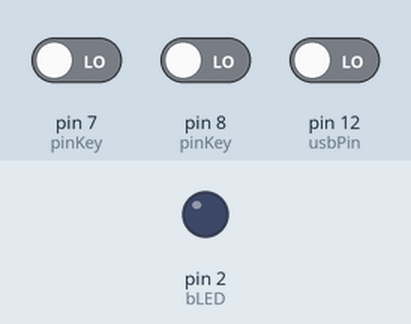
The sketch below on a simulated Arduino Leonardo, built with avr-gcc and run on an emulated ATmega32U4. Parts: output pins drawn as LEDs (lit = HIGH). Dashed ring = blinking. The inputs (shaded band) are chosen by the test bench; at power-on: pin 12 (usbPin) LOW, pin 7 (pinKey) LOW, pin 8 (pinKey) LOW.

Above: at 1.2 s.
1.3 s: pin 12 (usbPin) driven HIGH
At 1.6 s:
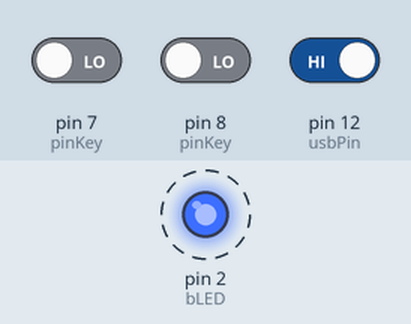
4.3 s: pin 12 (usbPin) driven LOW
At 5.3 s:
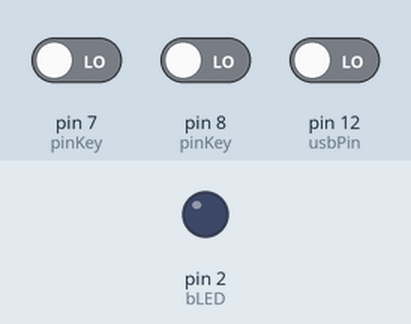
Timing chart, 0 to 7.3 s (numbered marks = the images above; inputs shaded):
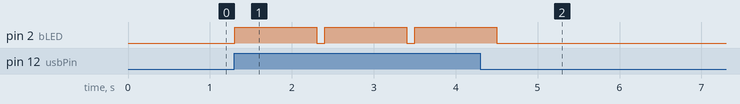

The sketch:

BLEkeyboard.ino
```cpp
#include <Keyboard.h>
#include <ArduinoBLE.h>
//#include <SPI.h>
#include <SD.h>
#include <DS3232RTC.h>
//#include <TimeLib.h>

DS3232RTC myRTC;
File logger;

// On/off bluetooth: pin D4 == high is Bluetooth ON
volatile static int bDisconnected = 0;
const int batPin = 4;
const int usbPin = 12;
const int bLED = 2;


typedef struct pinKey_t{
    uint8_t pin;
    const uint8_t key;
    char keyLiteral;
    uint8_t pinStateLast;
} pinKey_t;

//setting up values for pins based on the typedef struct
pinKey_t pinKey[] = {
    { 7, '\n', 'a', 0 }, // Pin 2 sends a
    { 8, ' ', 'b', 0 },// Pin 3 sends b
};

typedef struct keyboard_report_t {
    uint8_t report_id;
    uint8_t modifiers;
    uint8_t reserved;
    uint8_t key_codes[6];
} keyboard_report_t;

keyboard_report_t kbd_report;

uint8_t report_descriptor[] = {
    0x05, 0x01,                    // USAGE_PAGE (Generic Desktop)
    0x09, 0x06,                    // USAGE (Keyboard)
    0xa1, 0x01,                    // COLLECTION (Application)
    0x85, 0x01,                    //   REPORT_ID (1)
    0x05, 0x07,                    //   USAGE_PAGE (Keyboard)
    0x19, 0x01,                    //   USAGE_MINIMUM
    0x29, 0x7f,                    //   USAGE_MAXIMUM
    0x15, 0x00,                    //   LOGICAL_MINIMUM (0)
    0x25, 0x01,                    //   LOGICAL_MAXIMUM (1)
    0x75, 0x01,                    //   REPORT_SIZE (1)
    0x95, 0x08,                    //   REPORT_COUNT (8)
    0x81, 0x02,                    //   INPUT (Data,Var,Abs)
    0x95, 0x01,                    //   REPORT_COUNT (1)
    0x75, 0x08,                    //   REPORT_SIZE (8)
    0x81, 0x01,                    //   INPUT (Cnst,Ary,Abs)
    0x95, 0x05,                    //   REPORT_COUNT (5)
    0x75, 0x01,                    //   REPORT_SIZE (1)
    0x05, 0x08,                    //   USAGE_PAGE (LEDs)
    0x19, 0x01,                    //   USAGE_MINIMUM (Num Lock)
    0x29, 0x05,                    //   USAGE_MAXIMUM (Kana)
    0x91, 0x02,                    //   OUTPUT (Data,Var,Abs)
    0x95, 0x01,                    //   REPORT_COUNT (1)
    0x75, 0x03,                    //   REPORT_SIZE (3)
    0x91, 0x01,                    //   OUTPUT (Cnst,Ary,Abs)
    0x95, 0x06,                    //   REPORT_COUNT (6)
    0x75, 0x08,                    //   REPORT_SIZE (8)
    0x15, 0x00,                    //   LOGICAL_MINIMUM (0)
    0x25, 0x65,                    //   LOGICAL_MAXIMUM (101)
    0x05, 0x07,                    //   USAGE_PAGE (Keyboard)
    0x19, 0x00,                    //   USAGE_MINIMUM (Reserved (no event indicated))
    0x29, 0x65,                    //   USAGE_MAXIMUM (Keyboard Application)
    0x81, 0x00,                    //   INPUT (Data,Ary,Abs)
    0xc0                           // END_COLLECTION
};

uint8_t pnpID[] = {0x02, 0x8a, 0x24, 0x66, 0x82,0x34,0x36};

BLEService hidService("1812"); // BLE HID (keyboard) service UUID, same as "00001812-0000-1000-8000-00805f9b34fb"
BLEService deviceService("180A"); // BLE device information
BLEService battService("180F"); // BLE HID Battery Service
// Note: should I include battery service

BLEByteCharacteristic hidProtocolModeCharacteristic("2A4E", BLERead | BLEWriteWithoutResponse); // BLE HID protocol mode characteristic
BLEByteCharacteristic hidControlPointCharacteristic("2A4C", BLEWriteWithoutResponse); // BLE HID control point characteristic

BLECharacteristic pnpCharacteristic("2A50", BLERead, sizeof(pnpID), true); // BLE Device Information characteristic
BLECharacteristic hidReportCharacteristic("2A4D", BLERead | BLENotify, sizeof(kbd_report), true); // BLE HID Report characteristic
BLECharacteristic hidReportMapCharacteristic("2A4B", BLERead, sizeof(report_descriptor), true); // BLE HID Report Map characteristic
BLEByteCharacteristic hidBatteryLevelCharacteristic("2A19", BLERead); // BLE HID battery level characteristic


void SendKeyReport(uint8_t ucKey)
{
  kbd_report.report_id = 1;
  if (ucKey != 0){
    if (ucKey == '\n'){
      ucKey = 0x28;
    }
    else if (ucKey == ' '){
      ucKey = 0x2c;
    }
    else{
      ucKey -= 93; // convert the ASCII code of the key to the corresponding HID Usage ID
    }
  }
  kbd_report.key_codes[0] = ucKey;
  hidReportCharacteristic.writeValue((uint8_t *)&kbd_report, sizeof(kbd_report));
} /* SendKeyReport() */


void blePeripheralDisconnectHandler(BLEDevice central) {
  // central disconnected event handler
  bDisconnected = 1;
}

void logToSD(char key, String method) {
  if (!SD.begin(14)) {
   Serial.println("No SD Card");
    while (1);
  }
  logger = SD.open("log.txt", FILE_WRITE);

  if (logger) {
    Serial.println(myRTC.get());
    logger.print(myRTC.get());
    logger.print(",");
    logger.print(key);
    logger.print(",");
    logger.println(method);
    logger.close();
    Serial.println("done.");
  } else {
    // if the file didn't open, print an error:
    Serial.println("error opening test.txt");
  }
}


void setup()
{
  Serial.begin(9600);
  // make the pushbutton's pin an input:
  pinMode(usbPin, INPUT);
  //Serial.println("Serial begin");
  //Serial.begin(115200);
  myRTC.begin();
  myRTC.set(1686517249);

  pinMode(bLED,OUTPUT);

// Initialize pins
  for (uint8_t i = 0; i < sizeof(pinKey) / sizeof(pinKey_t); i++) {
      // Set pin to input and digitalWrite
      pinMode(pinKey[i].pin, INPUT);

      // Set current pin state
      pinKey[i].pinStateLast = digitalRead(pinKey[i].pin);
  }

  if (digitalRead(usbPin)==HIGH){
    //Place if function for Bluetooth mode ON
    BLE.begin();

    // set advertised name, appearance and service UUID:
    BLE.setDeviceName("Arduino Nano 33 IoT Keyboard");
    BLE.setAppearance(961); // BLE_APPEARANCE_HID_KEYBOARD
    BLE.setAdvertisedService(hidService);
    BLE.setConnectable(true);
    BLE.setEventHandler(BLEDisconnected, blePeripheralDisconnectHandler);

    // add the characteristics to the services
    hidService.addCharacteristic(hidReportCharacteristic);
    hidService.addCharacteristic(hidReportMapCharacteristic);
    hidService.addCharacteristic(hidProtocolModeCharacteristic);
    hidService.addCharacteristic(hidControlPointCharacteristic);
    deviceService.addCharacteristic(pnpCharacteristic);
    battService.addCharacteristic(hidBatteryLevelCharacteristic);

    hidReportMapCharacteristic.writeValue((uint8_t *)report_descriptor, sizeof(report_descriptor));
    hidProtocolModeCharacteristic.writeValue((uint8_t)1); // set to default value
    hidBatteryLevelCharacteristic.writeValue((uint8_t)100); // set to 100%
    pnpCharacteristic.writeValue(pnpID, sizeof(pnpID));
    memset(&kbd_report, 0, sizeof(kbd_report));
    // Writing empty key report
    SendKeyReport(0);

    // Add the services we need
    BLE.addService(hidService);
    BLE.addService(deviceService);
    BLE.addService(battService);

    // start advertising
    BLE.advertise();
  }

  else{
    //nothing
  }
}


void loop() {
  uint8_t pinState;

  if (digitalRead(usbPin)==HIGH){
    // listen for BLE peripherals to connect:
    BLEDevice central = BLE.central();
   digitalWrite(bLED, HIGH);
   delay(1000);
   digitalWrite(bLED, LOW);
   delay(100);
   // if a central is connected to peripheral:
    if (central) {
      while (central.connected()) {
   // Check which pins changed
      for (uint8_t i = 0; i < sizeof(pinKey) / sizeof(pinKey_t); i++) {
          // Read current pin state
          pinState = digitalRead(pinKey[i].pin);

          // Check if pin changed since last read
          if (pinKey[i].pinStateLast != pinState) {
              pinKey[i].pinStateLast = pinState;

              if (pinState == HIGH) {
                  SendKeyReport(pinKey[i].key);
                  logToSD(pinKey[i].keyLiteral, "ble");
                  delay(100);
              }
              else{
                  SendKeyReport(0);
                  delay(50);
              }
          }

            else{
              SendKeyReport(0);
              delay(50);
              }
           } // for loop


        if (bDisconnected){
          bDisconnected = 0;
          return;
          }
        } // while connected
      } // if connected
  }// if bPin on

  else{
    // Check which pins changed
    for (uint8_t i = 0; i < sizeof(pinKey) / sizeof(pinKey_t); i++) {
        // Read current pin state
        pinState = digitalRead(pinKey[i].pin);

        // Check if pin changed since last read
        if (pinKey[i].pinStateLast != pinState) {
            pinKey[i].pinStateLast = pinState;

            if (pinState == HIGH) {
                // Send key
                Keyboard.press(pinKey[i].key);
                logToSD(pinKey[i].keyLiteral, "serial");
                delay(100);
                Keyboard.releaseAll();
            }
        }
    }

    // Wait 50ms
    delay(50);
  }
}// void loop()
```

Measured:
- after the input at 1.3 s, pin 2 (bLED): alternates HIGH for 1.0 s and LOW for 0.10 s, starting at once
- after the input at 4.3 s, pin 2 (bLED): goes on until 4.5 s, then stays LOW
